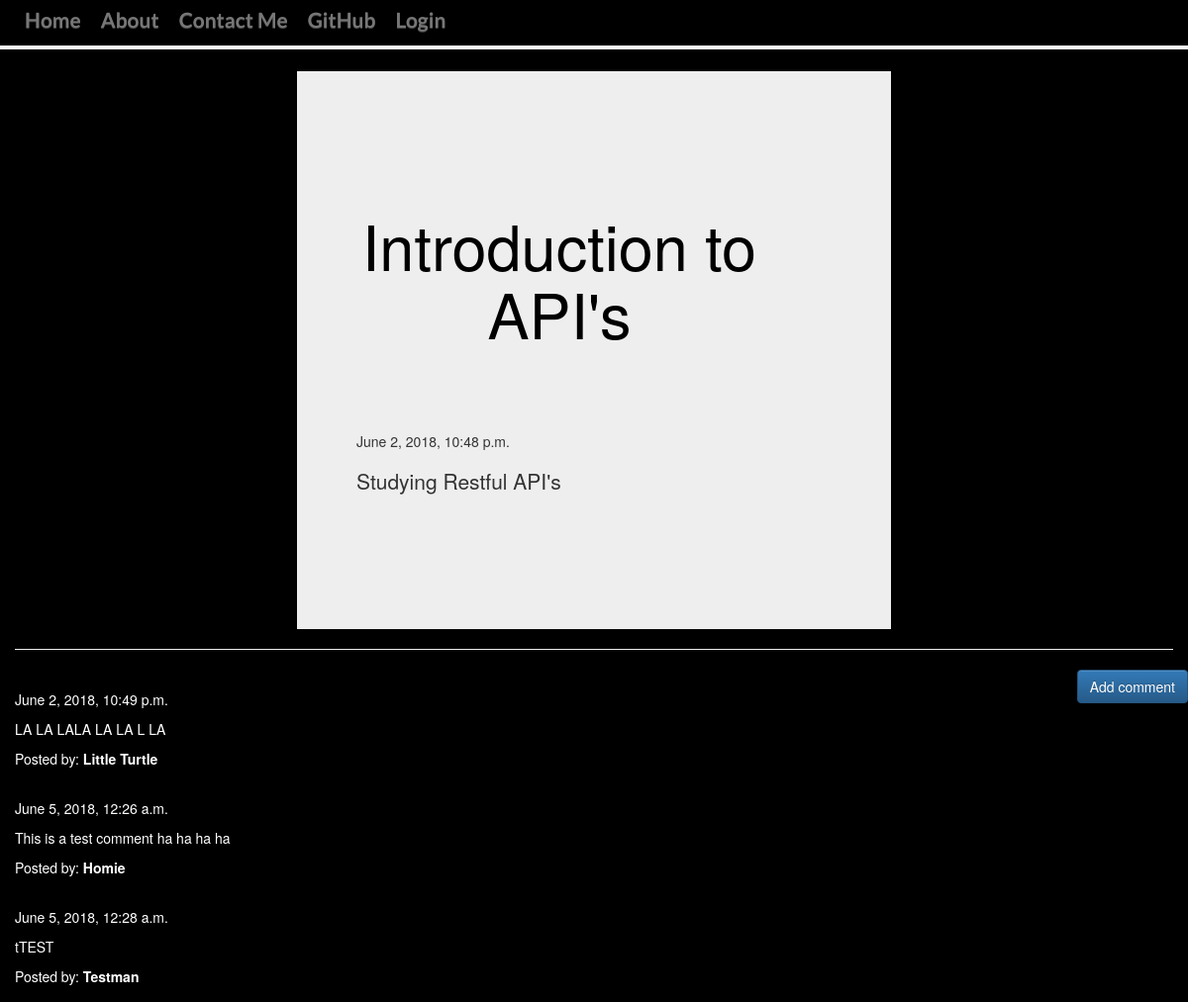
/post/12, run on an earlier commit of the app's database.
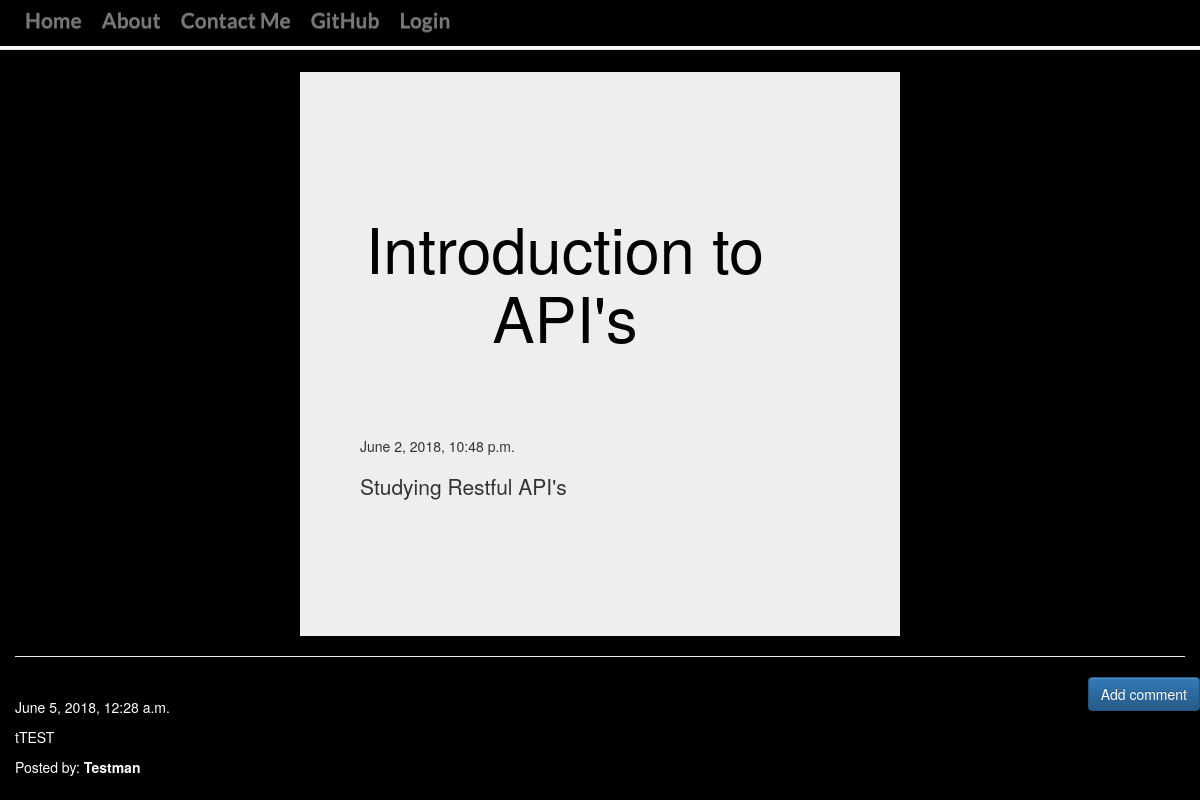
And on a later commit of the database.
### blog/models.py (models this page shows, shortened)
class Comment(models.Model):
    post = models.ForeignKey('blog.Post', related_name='comments', on_delete =models.CASCADE)
    author = models.CharField(max_length=200, blank=True, null=True)
    text = models.TextField()
    created_date = models.DateTimeField(default=timezone.now)
    approved_comment = models.BooleanField(default=False)

### blog/views.py (the view)
class PostDetailView(DetailView):
    model = Post

### blog/templates/blog/post_detail.html (shortened to what this page needs)
{% extends 'blog/base.html' %}
{% block content %}
<div class="jumbodetail">
  <div class="jumbotron">
        <h1 class='posttitle'>{{ post.title }}</h1>
        {% if post.publish_date %}
            <div class="date postdate">
                {{ post.publish_date }}
            </div>
        {% else %}
            <a class="btn btn-default" href="{% url 'post_publish' pk=post.pk %}">Publish</a>
        {% endif %}
      <p>{{ post.text|safe|linebreaksbr }}</p>
</div>
<div class="container">
  <hr>
  <a class="btn btn-primary btn-comment" href="{% url 'add_comment_to_post' pk=post.pk %}">Add comment</a>
  {% for comment in post.comments.all %}
  <br>
      {% if user.is_authenticated or comment.approved_comment %}
              {{ comment.created_date }}
          <p>{{ comment.text|safe|linebreaks }}</p>
          <p>Posted by: <strong>{{ comment.author }}</strong></p>
      {% endif %}
  {% empty %}
      <p>No comments posted.</p>
  {% endfor %}
    </div>
  </div>
{% endblock %}

What changed in the data, as far as the page shows it:
removed Comment: created_date "June 2, 2018, 10:49 p.m.", text "LA LA LALA LA LA L LA", author "Little Turtle"
removed Comment: created_date "June 5, 2018, 12:26 a.m.", text "This is a test comment ha ha ha ha", author "Homie"
